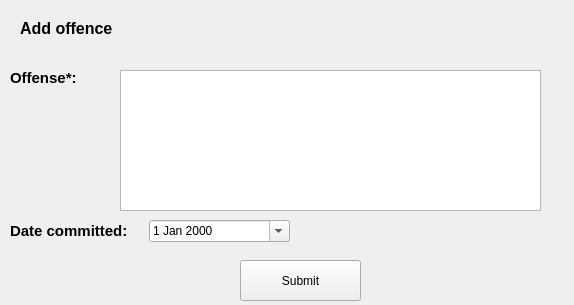
<?xml version="1.0" encoding="UTF-8"?>
<ui version="4.0">
 <class>Dialog</class>
 <widget class="QDialog" name="Dialog">
  <property name="geometry">
   <rect>
    <x>0</x>
    <y>0</y>
    <width>574</width>
    <height>305</height>
   </rect>
  </property>
  <property name="windowTitle">
   <string>Add offense</string>
  </property>
  <widget class="QDialogButtonBox" name="buttonBox">
   <property name="enabled">
    <bool>false</bool>
   </property>
   <property name="geometry">
    <rect>
     <x>130</x>
     <y>840</y>
     <width>311</width>
     <height>32</height>
    </rect>
   </property>
   <property name="orientation">
    <enum>Qt::Horizontal</enum>
   </property>
   <property name="standardButtons">
    <set>QDialogButtonBox::Cancel|QDialogButtonBox::Ok</set>
   </property>
  </widget>
  <widget class="QTextEdit" name="offense">
   <property name="geometry">
    <rect>
     <x>120</x>
     <y>70</y>
     <width>421</width>
     <height>141</height>
    </rect>
   </property>
  </widget>
  <widget class="QLabel" name="label_5">
   <property name="geometry">
    <rect>
     <x>10</x>
     <y>70</y>
     <width>101</width>
     <height>16</height>
    </rect>
   </property>
   <property name="font">
    <font>
     <pointsize>11</pointsize>
     <weight>75</weight>
     <bold>true</bold>
    </font>
   </property>
   <property name="text">
    <string>Offense*:</string>
   </property>
  </widget>
  <widget class="QDateEdit" name="offense_date">
   <property name="geometry">
    <rect>
     <x>149</x>
     <y>220</y>
     <width>141</width>
     <height>22</height>
    </rect>
   </property>
   <property name="calendarPopup">
    <bool>true</bool>
   </property>
  </widget>
  <widget class="QLabel" name="label_11">
   <property name="geometry">
    <rect>
     <x>10</x>
     <y>220</y>
     <width>131</width>
     <height>21</height>
    </rect>
   </property>
   <property name="font">
    <font>
     <pointsize>11</pointsize>
     <weight>75</weight>
     <bold>true</bold>
    </font>
   </property>
   <property name="text">
    <string>Date committed:</string>
   </property>
  </widget>
  <widget class="QPushButton" name="add_offenceBtn">
   <property name="geometry">
    <rect>
     <x>240</x>
     <y>260</y>
     <width>121</width>
     <height>41</height>
    </rect>
   </property>
   <property name="text">
    <string>Submit</string>
   </property>
  </widget>
  <widget class="QLabel" name="name">
   <property name="geometry">
    <rect>
     <x>20</x>
     <y>20</y>
     <width>561</width>
     <height>16</height>
    </rect>
   </property>
   <property name="font">
    <font>
     <pointsize>12</pointsize>
     <weight>75</weight>
     <bold>true</bold>
    </font>
   </property>
   <property name="text">
    <string>Add offence</string>
   </property>
  </widget>
 </widget>
 <resources/>
 <connections>
  <connection>
   <sender>buttonBox</sender>
   <signal>accepted()</signal>
   <receiver>Dialog</receiver>
   <slot>accept()</slot>
   <hints>
    <hint type="sourcelabel">
     <x>248</x>
     <y>254</y>
    </hint>
    <hint type="destinationlabel">
     <x>157</x>
     <y>274</y>
    </hint>
   </hints>
  </connection>
  <connection>
   <sender>buttonBox</sender>
   <signal>rejected()</signal>
   <receiver>Dialog</receiver>
   <slot>reject()</slot>
   <hints>
    <hint type="sourcelabel">
     <x>316</x>
     <y>260</y>
    </hint>
    <hint type="destinationlabel">
     <x>286</x>
     <y>274</y>
    </hint>
   </hints>
  </connection>
 </connections>
</ui>
